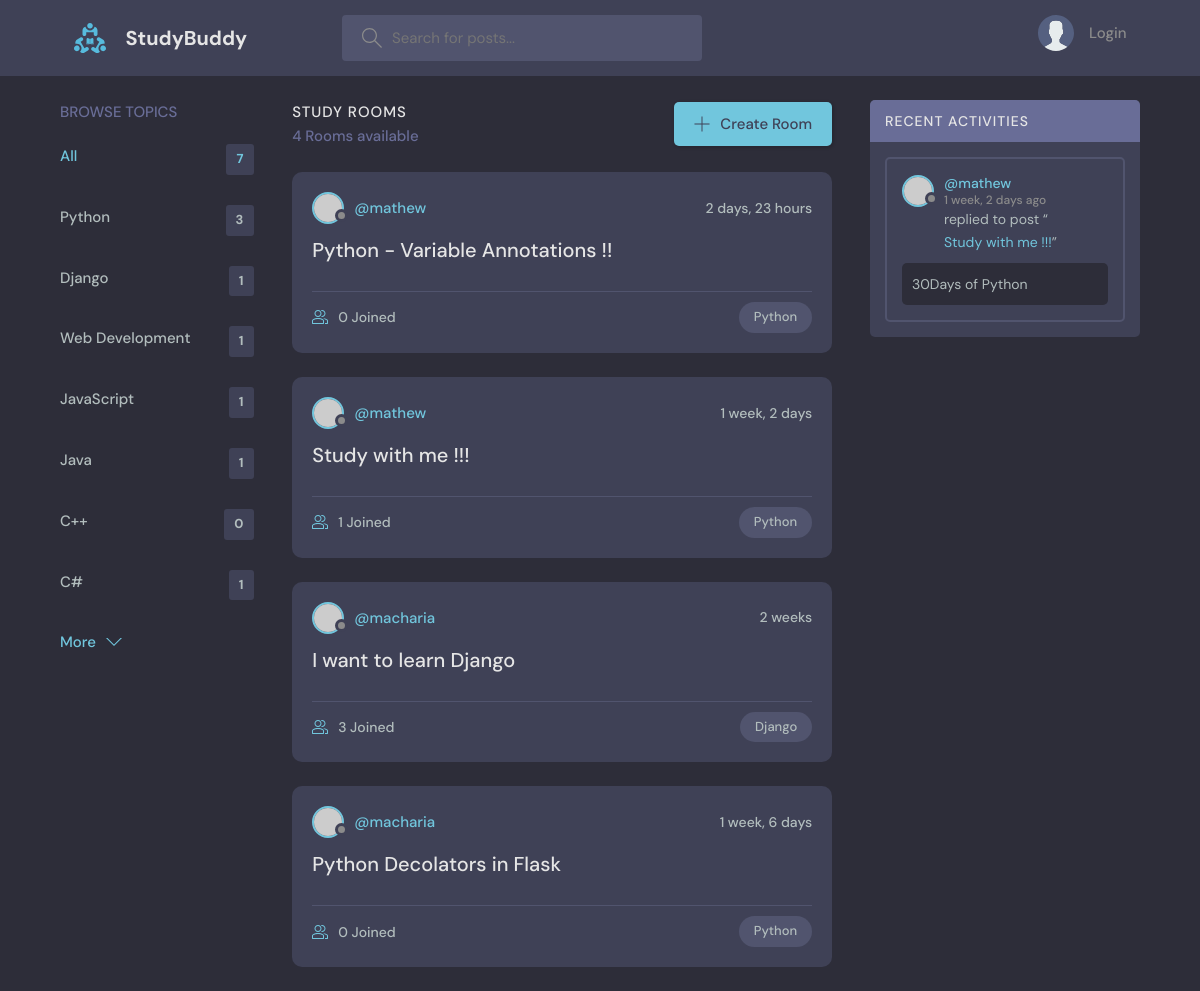
Page /?q=Python on the committed database.
### base/models.py (models this page shows, shortened)
class Topic(models.Model):
    name = models.CharField(max_length=200)

class Room(models.Model):
    host = models.ForeignKey(User, on_delete=models.SET_NULL, null=True)
    topic = models.ForeignKey(Topic, on_delete=models.SET_NULL, null=True)
    name = models.CharField(max_length=200)
    description = models.TextField(null=True, blank=True)
    participants = models.ManyToManyField(User, related_name='participants', blank=True)
    updated = models.DateTimeField(auto_now=True)
    created = models.DateTimeField(auto_now_add=True)
    class Meta:
        ordering = ['-updated', '-created']
    def __str__(self):
        return self.name

class Message(models.Model):
    user = models.ForeignKey(User, on_delete=models.CASCADE)
    room = models.ForeignKey(Room, on_delete=models.CASCADE)
    body = models.TextField()
    updated = models.DateTimeField(auto_now=True)
    created = models.DateTimeField(auto_now_add=True)
    class Meta:
        ordering = ['-updated', '-created']

### base/views.py (the view)
# urls.py: path('', views.home, name='home'),
def home(request):
    q = request.GET.get('q') if request.GET.get('q') is not None else ''
    rooms = Room.objects.filter(
        Q(topic__name__icontains=q) |
        Q(name__icontains=q) |
        Q(description__icontains=q)
    )
    topics = Topic.objects.all()
    room_count = rooms.count()
    room_messages = Message.objects.filter(Q(room__topic__name__icontains=q))
    context = {'rooms': rooms, 'topics': topics, 'room_count': room_count,
               'room_messages': room_messages}
    return render(request, 'base/home.html', context)

### base/templates/base/home.html (shortened to what this page needs)
{% extends 'main.html' %}
{% block content %}
<main class="layout layout--3">
  <div class="container">
    {% include 'base/topics_component.html' %}
    <div class="roomList">
      <div class="roomList__header">
        <div>
          <h2>Study Rooms</h2>
          <p>{{room_count}} Rooms available</p>
        </div>
        <a class="btn btn--main" href="{% url 'create-room' %}">
          <svg version="1.1" xmlns="http://www.w3.org/2000/svg" width="32" height="32" viewBox="0 0 32 32">
            <title>add</title>
            <path
              d="M16.943 0.943h-1.885v14.115h-14.115v1.885h14.115v14.115h1.885v-14.115h14.115v-1.885h-14.115v-14.115z">
            </path>
          </svg>
          Create Room
        </a>
      </div>
      {% include 'base/feed_component.html' %}
    </div>
    {% include 'base/activity_component.html' %}
  </div>
</main>
{% endblock %}

### base/templates/base/topics_component.html
 <div class="topics">
    <div class="topics__header">
      <h2>Browse Topics</h2>
    </div>
    <ul class="topics__list">
      <li>
        <a href="{% url 'home' %}" class="active">All <span>{{topics.count}}</span></a>
      </li>
      {% for topic in topics %}
      <li>
        <a href="{% url 'home' %}?q={{topic.name}}">{{topic.name}}<span>{{topic.room_set.all.count}}</span></a>
      </li>
      {% endfor %}
    </ul>
    <button class="btn btn--link" href="/">
      More
      <svg version="1.1" xmlns="http://www.w3.org/2000/svg" width="32" height="32" viewBox="0 0 32 32">
        <title>chevron-down</title>
        <path d="M16 21l-13-13h-3l16 16 16-16h-3l-13 13z"></path>
      </svg>
    </button>
  </div>

### base/templates/base/feed_component.html (shortened to what this page needs)
{% for room in rooms %}
<div class="roomListRoom">
    <div class="roomListRoom__header">
      <a href="{% url 'user-profile' room.host.id %}" class="roomListRoom__author">
        <div class="avatar avatar--small">
          <img src="https://randomuser.me/api/portraits/women/11.jpg" />
        </div>
        <span>@{{room.host.username}}</span>
      </a>
      <div class="roomListRoom__actions">
        <span>{{room.created | timesince}}</span>
      </div>
    </div>
    <div class="roomListRoom__content">
      <a href="{% url 'room' room.id %}">{{room.name}}</a>
    </div>
    <div class="roomListRoom__meta">
      <a href="{% url 'room' room.id %}" class="roomListRoom__joined">
        {{room.participants.all.count}} Joined
      </a>
      <p class="roomListRoom__topic">{{room.topic.name}}</p>
    </div>
  </div>
  {% endfor %}

### base/templates/base/activity_component.html (shortened to what this page needs)
<div class="activities">
    <div class="activities__header">
      <h2>Recent Activities</h2>
    </div>
    {% for message in room_messages %}
    <div class="activities__box">
      <div class="activities__boxHeader roomListRoom__header">
        <a href="{% url 'user-profile' message.user.id %}" class="roomListRoom__author">
          <div class="avatar avatar--small">
            <img src="https://randomuser.me/api/portraits/women/11.jpg" />
          </div>
          <p>
            @{{message.user}}
            <span>{{message.created | timesince}} ago</span>
          </p>
        </a>
      </div>
      <div class="activities__boxContent">
        <p>replied to post “<a href="{% url 'room' message.room.id %}">{{message.room}}</a>”</p>
        <div class="activities__boxRoomContent">
            {{ message.body }}
        </div>
      </div>
    </div>
    {% endfor %}
</div>

### rows in the picture
Topic: name "Python", room_set.all.count "3"
Topic: name "Django", room_set.all.count "1"
Topic: name "Web Development", room_set.all.count "1"
Topic: name "JavaScript", room_set.all.count "1"
Topic: name "Java", room_set.all.count "1"
Topic: name "C++", room_set.all.count "0"
Topic: name "C#", room_set.all.count "1"
Room: host.username "mathew", created "2 days, 23 hours", name "Python - Variable Annotations !!", participants.all.count "0", topic.name "Python"
Room: host.username "mathew", created "1 week, 2 days", name "Study with me !!!", participants.all.count "1", topic.name "Python"
Room: host.username "macharia", created "2 weeks", name "I want to learn Django", participants.all.count "3", topic.name "Django"
Room: host.username "macharia", created "1 week, 6 days", name "Python Decolators in Flask", participants.all.count "0", topic.name "Python"
Message: user "mathew", created "1 week, 2 days", room "Study with me !!!", body "30Days of Python"

### other values in the picture
{{ topics.count }} "7"
{{ room_count }} "4"
